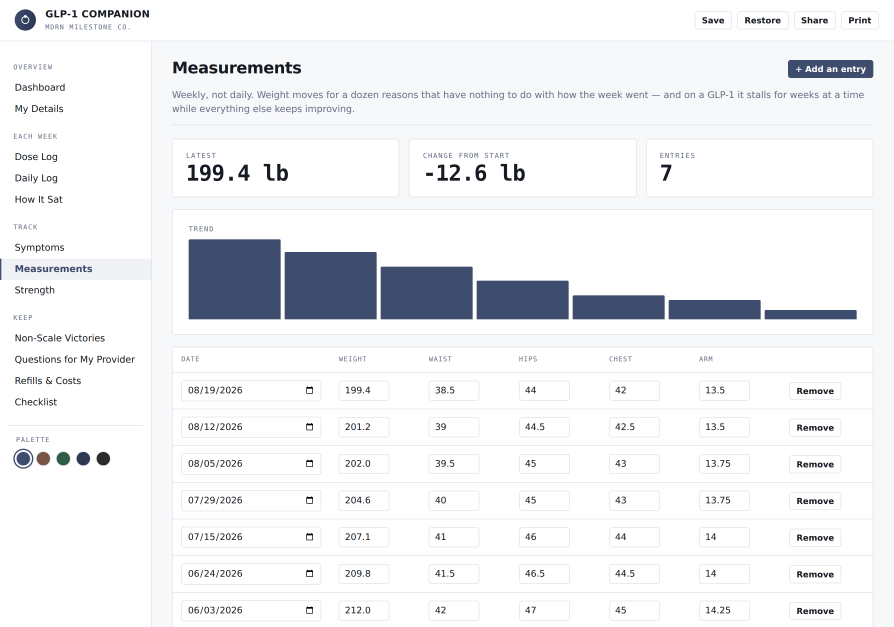
#> input picture MDRN/GLP-1 Companion/Etsy/screenshots/07_measurements.png, 2680 x 1880 px, given in place of 04_backdrop.png, which was not available (shown at 1/3 size)
$ python build_slides.py
#> lines starting #> are read from the running program, lines starting #| are printed output that depends on the picture; pictures that were not available may be replaced by others from this repository, and a replacement may not be noted
### .claude/skills/niche-planner-builder/scripts/composite_greenscreen_mockup.py
"""
Reusable: composite a REAL app screenshot into a photorealistic AI-generated device mockup scene,
with pixel-perfect on-screen text (zero AI-hallucinated or misspelled UI).

Why this exists: an AI image model asked to render "a laptop showing this baby shower app" from
a text prompt alone will invent plausible-but-fake UI (garbled labels, wrong numbers). Feeding the
real screenshot in as an image-to-image reference improves this a lot but still introduces small
typos in fine print on repeated testing (e.g. "Vendors" -> "Venders", "Print" -> "Point") — the
model is reading-and-redrawing the text, not copying it, and that step has a real, unavoidable
error rate no matter how the prompt is worded or how high the output resolution is.

The fix: generate the scene with the screen as a solid, flat chroma-key GREEN rectangle instead of
any UI at all (trivial for the model to render perfectly — it's just a flat color, no text to get
wrong), then perspective-warp the REAL screenshot into that green quad yourself with plain PIL. You
get full photographic polish (lighting, props, headline text, icon labels all render great from a
model since those are either large freshly-authored text or a flat color) AND guaranteed-accurate
on-screen content, because it's your actual screenshot, not a redrawn approximation of it.

Steps:
  1. Generate the scene with a prompt describing the full desired composition (headline, icon grid,
     brand mark, styled desk/props) but specifying the device screen as "a perfectly flat, solid,
     evenly lit bright chroma-key green rectangle, no glare, no reflections, no text" — model text
     item generation for the headline/icons is reliable, only the "read this screenshot" step isn't.
  2. Run this script: it finds the green quadrilateral's 4 corners via a color mask, computes a
     perspective transform, and warps your real screenshot into exactly that quad.

Requires: pip install pillow numpy
"""

from PIL import Image
import numpy as np


def _largest_blob(mask, coarse=4):
    """Restrict `mask` to its largest 4-connected component.

    find_green_quad has always documented itself as finding "the largest green-screen
    region", but it used to feed EVERY green pixel into the corner maths. A backdrop with
    any second green thing in frame -- a plant, herbs on a counter, a green mug, colour
    spill onto a nearby surface -- would drag a diagonal-extreme corner off the screen and
    warp the screenshot into a skewed quad. Real case: a kitchen backdrop generated with
    "fresh green herbs" beside the laptop.

    Labelled on a coarse grid for speed (a 2048px image is ~262k cells at coarse=4), then
    the winning component's bounding box is applied back to the full-resolution mask.
    """
    from collections import deque
    small = mask[::coarse, ::coarse]
    H, W = small.shape
    seen = np.zeros_like(small, dtype=bool)
    best, best_n = None, 0
    for sy in range(H):
        for sx in range(W):
            if not small[sy, sx] or seen[sy, sx]:
                continue
            q = deque([(sy, sx)])
            seen[sy, sx] = True
            cells, n = [], 0
            while q:
                y, x = q.popleft()
                cells.append((y, x)); n += 1
                for dy, dx in ((1, 0), (-1, 0), (0, 1), (0, -1)):
                    ny, nx = y + dy, x + dx
                    if 0 <= ny < H and 0 <= nx < W and small[ny, nx] and not seen[ny, nx]:
                        seen[ny, nx] = True
                        q.append((ny, nx))
            if n > best_n:
                best_n, best = n, cells
    if best is None:
        return mask
    ys = [c[0] for c in best]; xs = [c[1] for c in best]
    y0, y1 = min(ys) * coarse, (max(ys) + 1) * coarse
    x0, x1 = min(xs) * coarse, (max(xs) + 1) * coarse
    out = np.zeros_like(mask)
    out[y0:y1, x0:x1] = mask[y0:y1, x0:x1]
    return out


def find_green_quad(bg, green_threshold=140, margin=40, mode="auto"):
    """Returns (tl, tr, br, bl) corners of the largest green-screen region in `bg` (a PIL Image).

    mode="tilted" (e.g. a laptop shown at a three-quarter angle): takes the extremes of x+y and
    x-y — the standard trick for finding a rotated quadrilateral's corners from a pixel mask.

    mode="bbox" (e.g. a phone shown near head-on, minimal perspective): uses a plain axis-aligned
    bounding box of the mask instead. This is MORE robust than the tilted method when the screen
    has rounded corners and/or an asymmetric reflection/highlight reduces green saturation on one
    specific edge — the tilted method's diagonal-extreme picks can land short on that one edge
    (visible as a green fringe on only one side, that a uniform inset/outset can't fix since the
    error isn't uniform), whereas each side of a bbox is measured independently from wherever the
    mask reaches furthest in that direction, unaffected by a local dip elsewhere.

    mode="auto" (default): uses "tilted" — pass "bbox" explicitly for a near head-on shot if you
    see a fringe confined to one edge that persists across different edge_fix values."""
#> called with green_threshold = 140, margin = 40, mode = 'tilted'
    arr = np.array(bg.convert("RGB"))
#> arr is the input picture: shape (1880, 2680, 3); mean R, G, B 239, 240.1, 242.6
    r, g, b = arr[:, :, 0].astype(int), arr[:, :, 1].astype(int), arr[:, :, 2].astype(int)
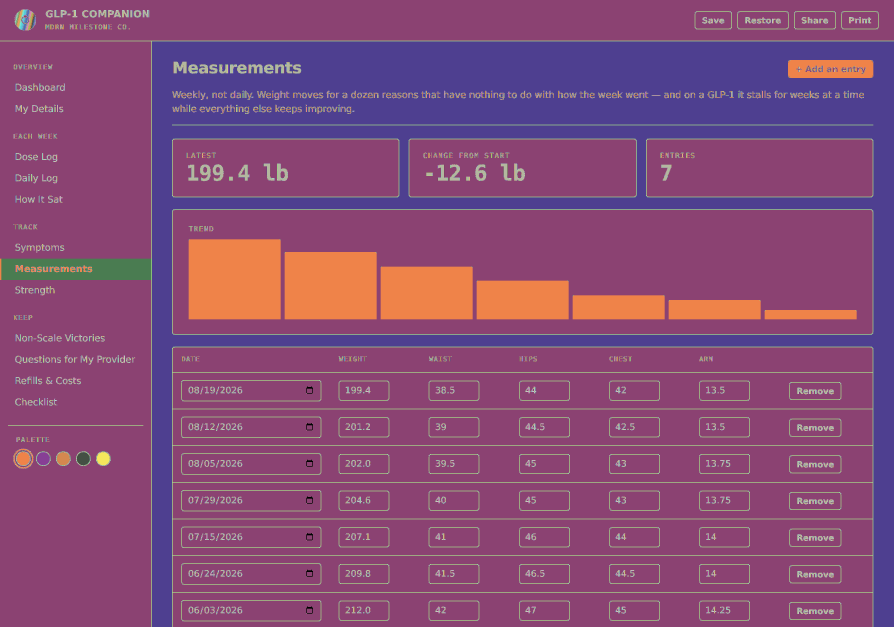
#> r: shape (1880, 2680) int64 (shown at 1/3 size); 232 distinct labels, from 0 to 255; one colour per label, 0 black
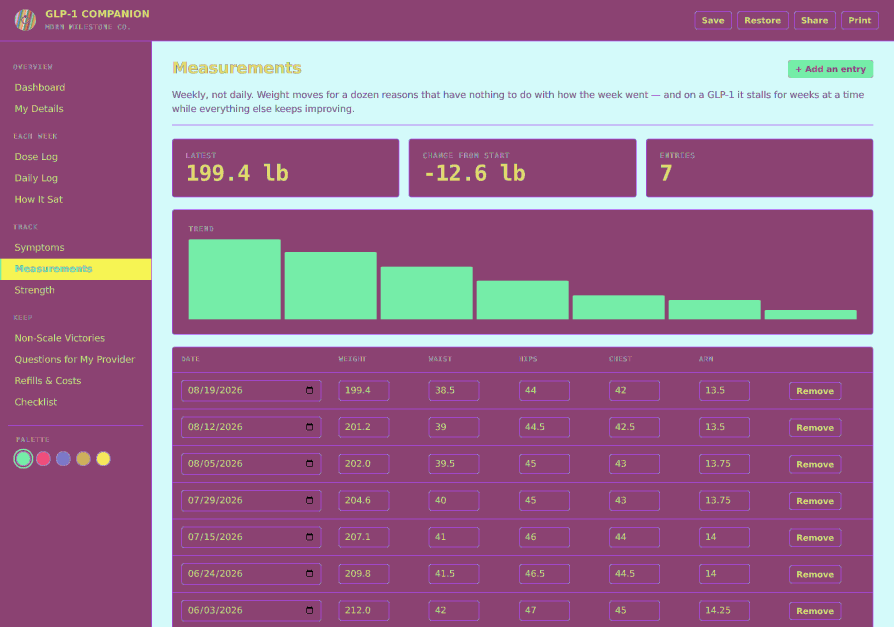
#> g: shape (1880, 2680) int64 (shown at 1/3 size); 229 distinct labels, from 0 to 255; one colour per label, 0 black
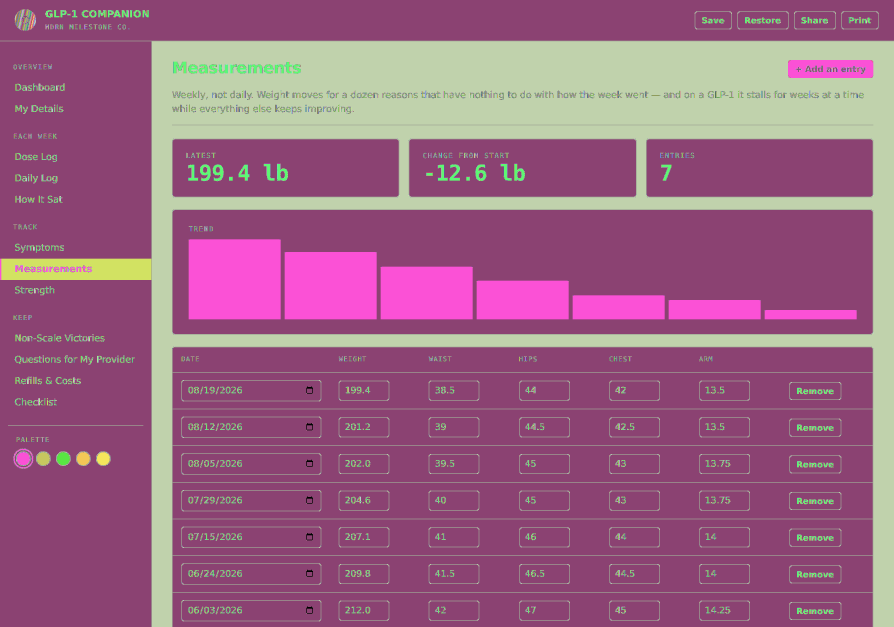
#> b: shape (1880, 2680) int64 (shown at 1/3 size); 226 distinct labels, from 0 to 255; one colour per label, 0 black
    mask = (g > green_threshold) & (g > r + margin) & (g > b + margin)
#> mask: shape (1880, 2680) bool; every value is 0
    mask = _largest_blob(mask)          # ignore plants, mugs, spill -- see _largest_blob
#> in _largest_blob, `small = mask[::coarse, ::coarse]`: small: shape (470, 670) bool; every value is 0
    ys, xs = np.where(mask)
#> ys = empty array; xs = empty array
    if len(xs) == 0:
#> (the run stopped early here; a loop or call above may not have finished)

$ run again, on MDRN/GLP-1 Companion/Etsy/screenshots/08_non_scale_victories.png
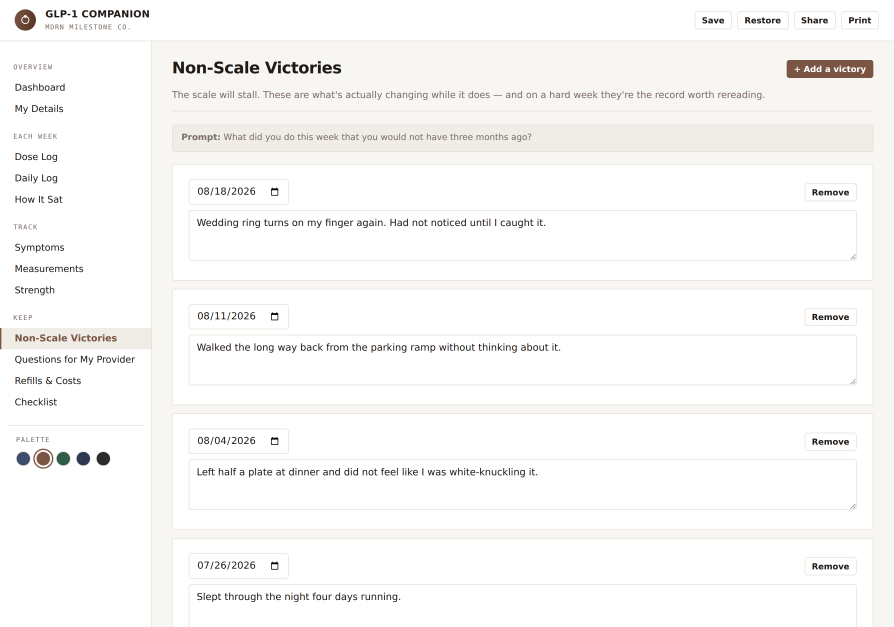
#> input picture MDRN/GLP-1 Companion/Etsy/screenshots/08_non_scale_victories.png, 2680 x 1880 px, given in place of 04_backdrop.png, which was not available (shown at 1/3 size)
#> in find_green_quad, arr is the input picture: shape (1880, 2680, 3); mean R, G, B 248.9, 248, 246.9
#> in find_green_quad, `r, g, b = arr[:, :, 0].astype(int), arr[:, :, 1].astype(int), arr[:, :..`:
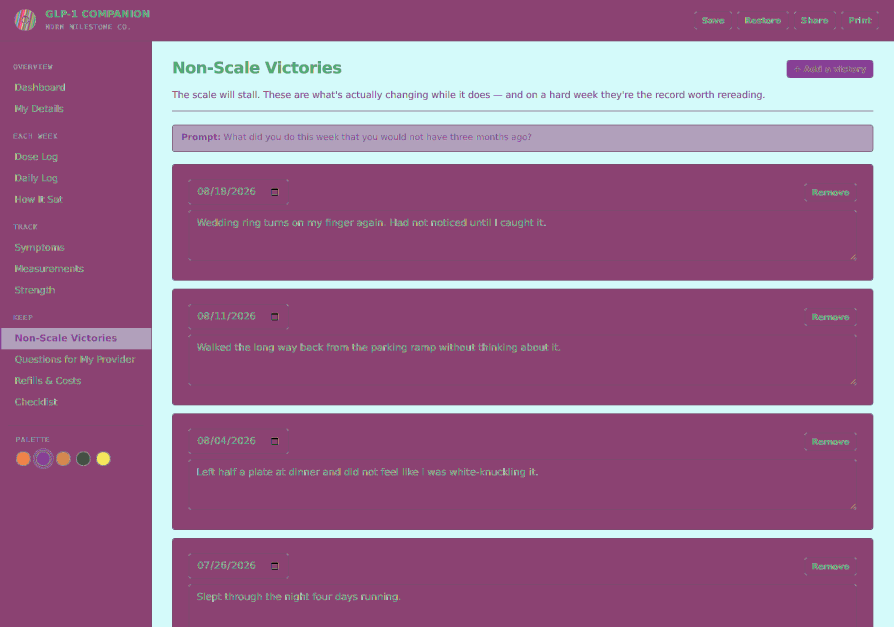
#> r: shape (1880, 2680) int64 (shown at 1/3 size); 217 distinct labels, from 0 to 255; one colour per label, 0 black
#> g: shape (1880, 2680) int64; 219 distinct labels, from 0 to 255
#> in find_green_quad, `r, g, b = arr[:, :, 0].astype(int), arr[:, :, 1].astype(int), arr[:, :..`:
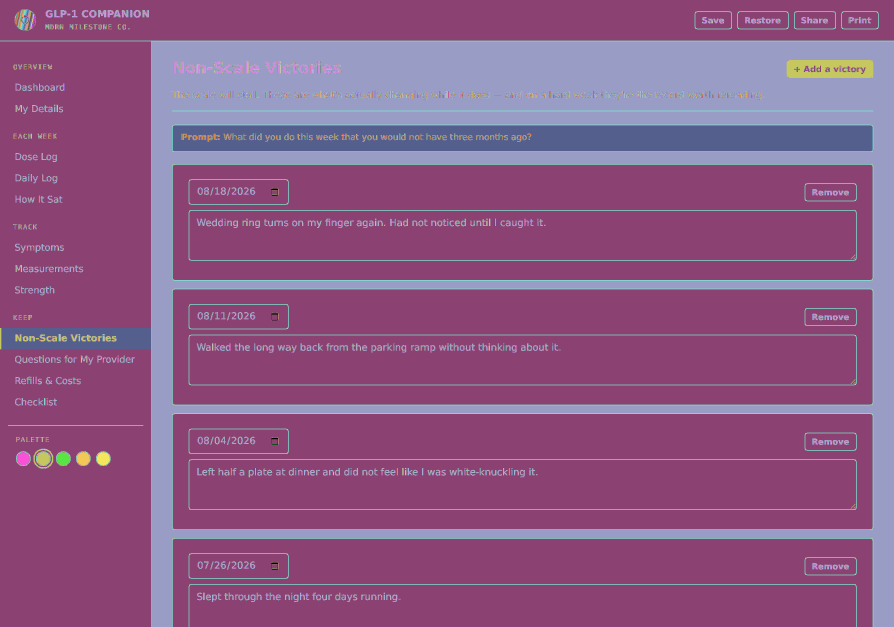
#> b: shape (1880, 2680) int64 (shown at 1/3 size); 223 distinct labels, from 0 to 255; one colour per label, 0 black
#> mask: shape (1880, 2680) bool; every value is 0
#> small: shape (470, 670) bool; every value is 0
#> ys = empty array

$ run again, on MDRN/GLP-1 Companion/Etsy/screenshots/09_checklist.png
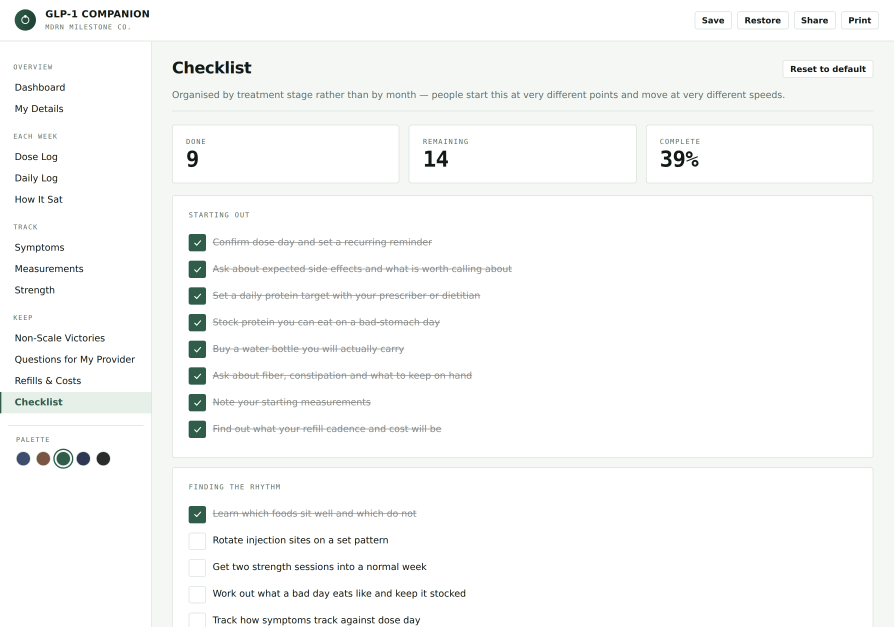
#> input picture MDRN/GLP-1 Companion/Etsy/screenshots/09_checklist.png, 2680 x 1880 px, given in place of 04_backdrop.png, which was not available (shown at 1/3 size)
#> in find_green_quad, arr is the input picture: shape (1880, 2680, 3); mean R, G, B 247.7, 248.7, 247.9
#> r: shape (1880, 2680) int64; 235 distinct labels, from 19 to 255
#> in find_green_quad, `r, g, b = arr[:, :, 0].astype(int), arr[:, :, 1].astype(int), arr[:, :..`:
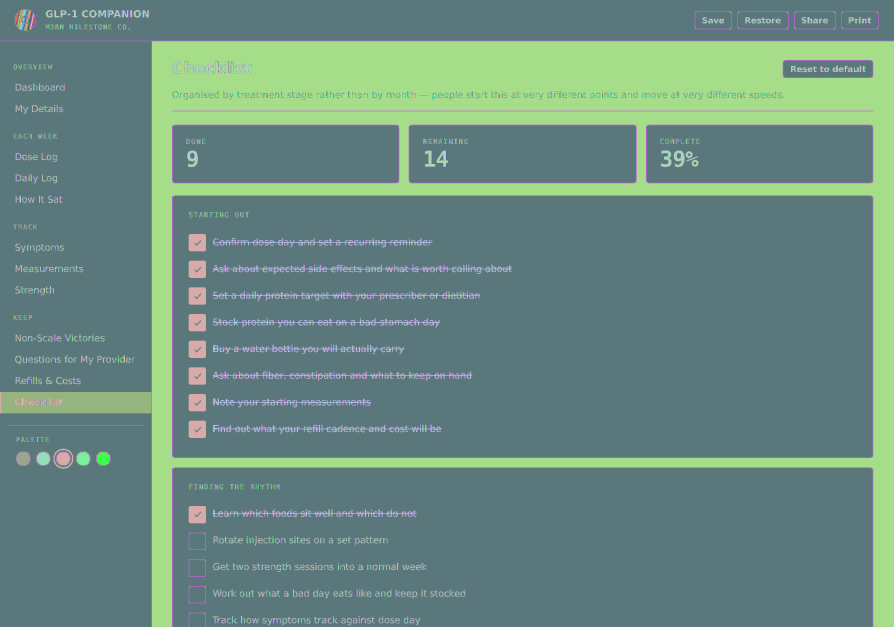
#> g: shape (1880, 2680) int64 (shown at 1/3 size); 227 distinct labels, from 26 to 255; one colour per label, 0 black
#> in find_green_quad, `r, g, b = arr[:, :, 0].astype(int), arr[:, :, 1].astype(int), arr[:, :..`:
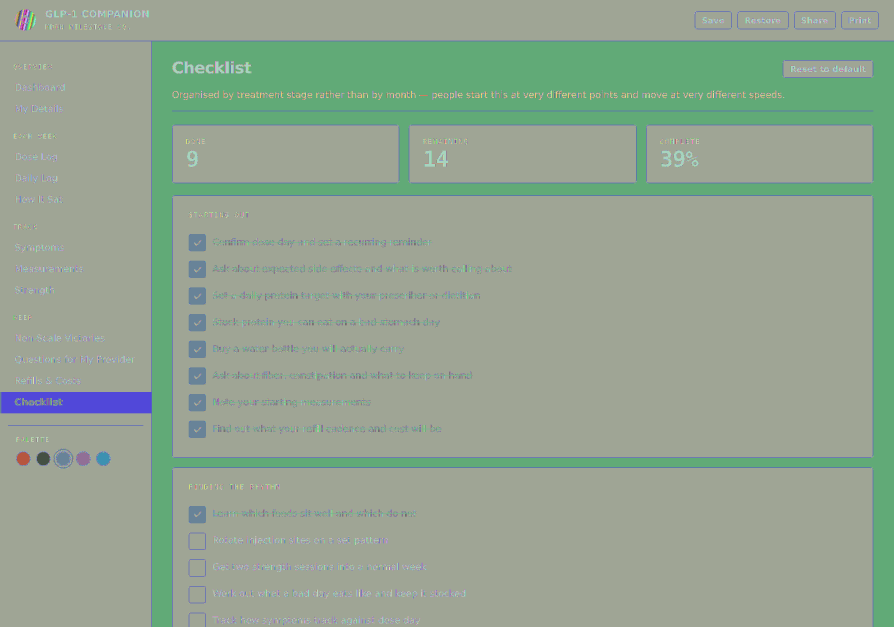
#> b: shape (1880, 2680) int64 (shown at 1/3 size); 232 distinct labels, from 22 to 255; one colour per label, 0 black
#> mask: shape (1880, 2680) bool; every value is 0
#> small: shape (470, 670) bool; every value is 0
#> ys = empty array
